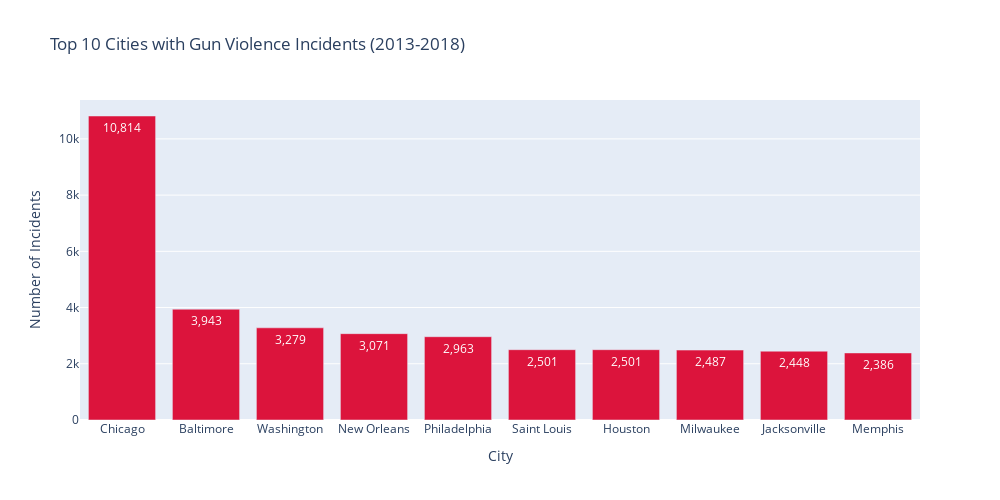

Write notebook code for a chart like this one.
### Code cell
# Get top 10 cities by incident count
top_10_cities = df['city_or_county'].value_counts().head(10).reset_index()
top_10_cities.columns = ['city', 'count']

print("Top 10 cities with gun violence incidents:")
for idx, row in top_10_cities.iterrows():
    print(f"{idx+1}. {row['city']}: {row['count']:,}")

# Create descending bar chart
fig = go.Figure(data=[
    go.Bar(
        x=top_10_cities['city'],
        y=top_10_cities['count'],
        marker_color='crimson',
        text=top_10_cities['count'],
        textposition='auto',
        texttemplate='%{text:,}',
        hovertemplate='<b>%{x}</b><br>Incidents: %{y:,}<extra></extra>'
    )
])

fig.update_layout(
    title='Top 10 Cities with Gun Violence Incidents (2013-2018)',
    xaxis_title='City',
    yaxis_title='Number of Incidents',
    height=500,
    width=1000,
    showlegend=False,
    xaxis={'categoryorder':'total descending'}
)

fig.show()

### Figure 1 — Plotly figure (JSON) as saved in the notebook; plotly's stock layout.template omitted (floating-point values rounded to 4 significant figures)
{"data": [{"hovertemplate": "<b>%{x}</b><br>Incidents: %{y:,}<extra></extra>", "marker": {"color": "crimson"}, "text": [10814, 3943, 3279, 3071, 2963, 2501, 2501, 2487, 2448, 2386], "textposition": "auto", "texttemplate": "%{text:,}", "type": "bar", "x": ["Chicago", "Baltimore", "Washington", "New Orleans", "Philadelphia", "Saint Louis", "Houston", "Milwaukee", "Jacksonville", "Memphis"], "y": [10814, 3943, 3279, 3071, 2963, 2501, 2501, 2487, 2448, 2386]}], "layout": {"height": 500, "showlegend": false, "title": {"text": "Top 10 Cities with Gun Violence Incidents (2013-2018)"}, "width": 1000, "xaxis": {"categoryorder": "total descending", "title": {"text": "City"}}, "yaxis": {"title": {"text": "Number of Incidents"}}}}
